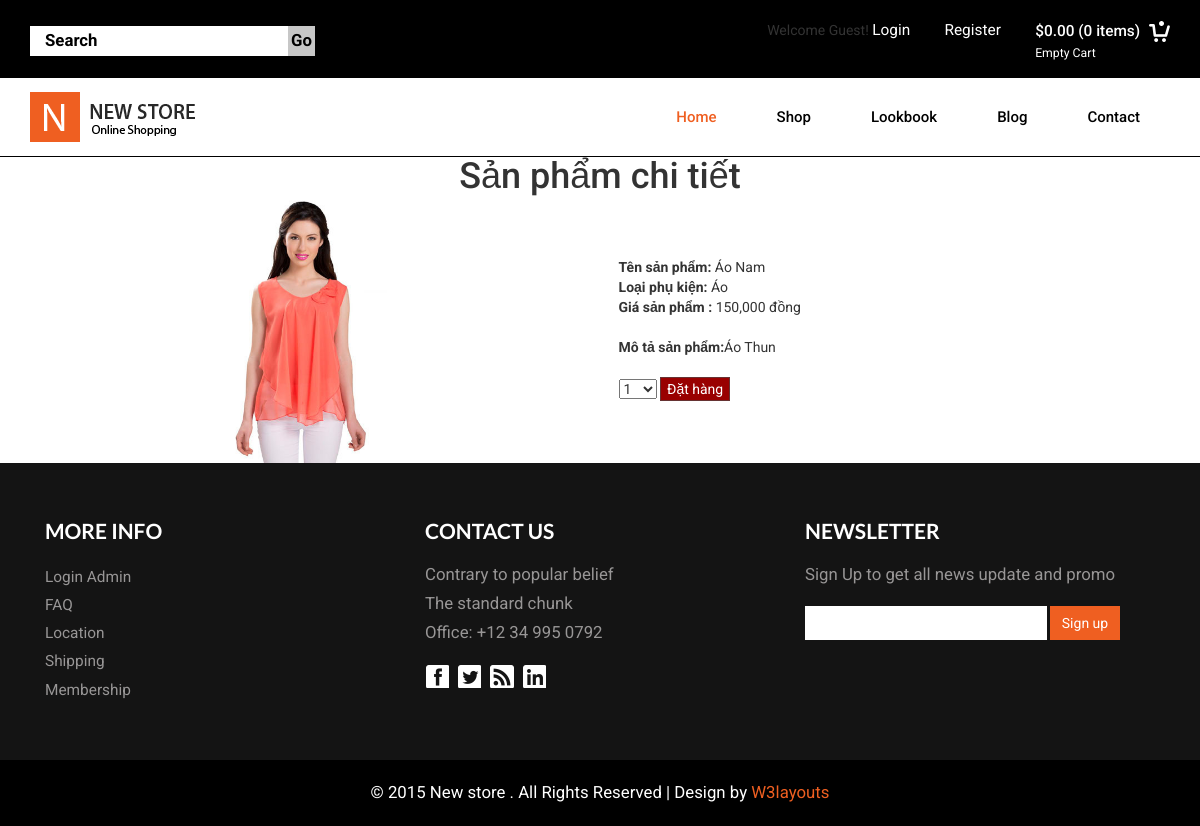
The app's page /controller/index.php?action=products_details&id=9 with its own data.
### tables this page shows
CREATE TABLE `products` (
  `ProductID` int(12) NOT NULL,
  `ProductName` varchar(50) NOT NULL,
  `ProductImage` varchar(255) DEFAULT NULL,
  `ProductPrice` double(10,0) NOT NULL,
  `ProductDesc` text NOT NULL,
  `ProductCategory` varchar(50) NOT NULL,
  `ProductBrand` varchar(50) NOT NULL,
  `ProductGroup` varchar(50) NOT NULL
);

### model/connect.php (called while the page is built, shortened)
<?php
       class connect {
           var $db=null;
           public function __construct()
           {
               $dsn='mysql:host=localhost;dbname=camerashop';
               $user='root';
               $pass='';
               $this->db=new PDO($dsn,$user,$pass, array(PDO::MYSQL_ATTR_INIT_COMMAND => "SET NAMES utf8"));
           }
            public function getInstance($select)
            {
               $results = $this->db->query($select);
               $result = $results->fetch();
               return $result;
            }
       }
       ?>

### model/products.php (called while the page is built, shortened)
<?php
class Products {
     function getProductById($id)
     {
         $db = new connect();
         $select = "select * from products where ProductID=$id";
         $result=$db->getInstance($select);
         return $result;
     }
}
?>

### view/products_details.php (the view, shortened to what this page needs)
<?php include "../view/header.php";?>
<?php
$objQuest = new Products();
$quest = $objQuest->getProductById($_GET['id']);
?>
 <div class="main_content">
    	<div class="showtext">
            <center> <h1>Sản phẩm chi tiết</h1></center>
                    <center><table cellspacing="5" width="800">
    <tr>
    <form action="?action=add_cart" method="post">
        <td class="products_detail_images">
            <img src="<?php echo '../view/images/'.$quest['ProductImage']; ?>" width="200px"/>
        </td>
        <td class="products_detail_info">
            <div><b> Tên sản phẩm:</b> <?php echo $quest['ProductName'];?> </div>
            <div><b> Loại phụ kiện:</b> <?php echo $quest['ProductCategory'];?> </div>
            <div><b>Giá sản phẩm :</b> <?php echo number_format($quest['ProductPrice']);?> đồng</div>
            <br />
            <div class="gioithieusp"><b>Mô tả sản phẩm:</b><?php echo $quest['ProductDesc'];?></div>
            <br />
            <select name="itemqty">
           <?php for($i=1;$i<=10;$i++): ?>
           <option value="<?php echo $i; ?>">
            <?php echo $i?>
           </option>
            <?php endfor; ?>
           </select>
           <input type="submit"  value="Đặt hàng" style="cursor:pointer;color: #FFF; background:#990000; border:1px solid #663333;"/>
        </td>
        </form>
        </tr>
     </table></center>
    </div>
    </div>
<?php include "../view/footer.php";?>

### view/css/style.css (style rules this page uses)
body { background:#fff; font-family: 'Roboto', sans-serif; }
h1,h2,h3,h4,h5,h6,label,p { margin:0; }

### records on screen
products: ProductImage (picture), ProductName "Áo Nam", ProductCategory "Áo", ProductPrice "150,000", ProductDesc "Áo Thun"

### other values on screen
form field itemqty "1"
